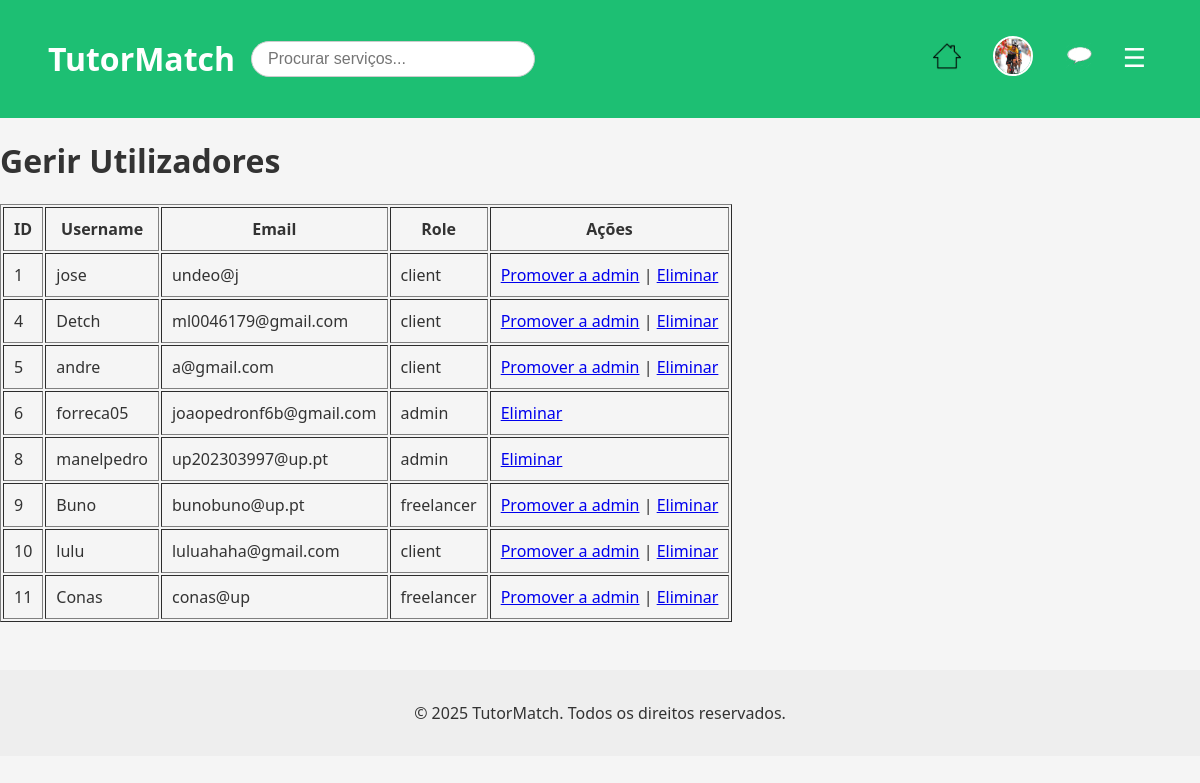
The app's page /pages/manage_users.php (signed in) with its own data.
### tables this page shows
CREATE TABLE users (
            id INTEGER PRIMARY KEY AUTOINCREMENT,
            username TEXT NOT NULL UNIQUE,
            password TEXT NOT NULL,
            email TEXT NOT NULL UNIQUE,
            role TEXT DEFAULT 'client', -- client, freelancer, admin
            name TEXT,
            profile_pic TEXT DEFAULT '../img/default.jpeg' -- Adiciona a coluna profile_pic
        , salt TEXT);

### pages/manage_users.php (the view, shortened to what this page needs)
<?php
require_once '../database/db.php';
$stmt = $db->query("SELECT id, username, email, role FROM users");
$users = $stmt->fetchAll();
?>
<?php include_once '../includes/header.php'; ?>
<h1>Gerir Utilizadores</h1>
<table border="1" cellpadding="10">
    <tr>
        <th>ID</th>
        <th>Username</th>
        <th>Email</th>
        <th>Role</th>
        <th>Ações</th>
    </tr>
    <?php foreach ($users as $user): ?>
    <tr>
        <td><?php echo htmlspecialchars($user['id']); ?></td>
        <td><?php echo htmlspecialchars($user['username']); ?></td>
        <td><?php echo htmlspecialchars($user['email']); ?></td>
        <td><?php echo htmlspecialchars($user['role']); ?></td>
        <td>
            <?php if ($user['role'] !== 'admin'): ?>
                <a href="../actions/promote_user.php?id=<?php echo $user['id']; ?>">Promover a admin</a> |
            <?php endif; ?>
            <a href="../actions/delete_user.php?id=<?php echo $user['id']; ?>" onclick="return confirm('Tem a certeza que quer eliminar?')">Eliminar</a>
        </td>
    </tr>
    <?php endforeach; ?>
</table>
<?php include_once '../includes/footer.php'; ?>

### css/main.css (style rules this page uses)
body { font-family: 'Segoe UI', sans-serif; margin: 0; background-color: #f5f5f5; color: #333; }

### css/style.css (style rules this page uses)
body { font-family: 'Segoe UI', sans-serif; margin: 0; background-color: #f5f5f5; color: #333; }

### records on screen
users: id "1", username "jose", email "undeo@j", role "client"
users: id "4", username "Detch", email "ml0046179@gmail.com", role "client"
users: id "5", username "andre", email "a@gmail.com", role "client"
users: id "6", username "forreca05", email "joaopedronf6b@gmail.com", role "admin"
users: id "8", username "manelpedro", email "up202303997@up.pt", role "admin"
users: id "9", username "Buno", email "bunobuno@up.pt", role "freelancer"
users: id "10", username "lulu", email "luluahaha@gmail.com", role "client"
users: id "11", username "Conas", email "conas@up", role "freelancer"
